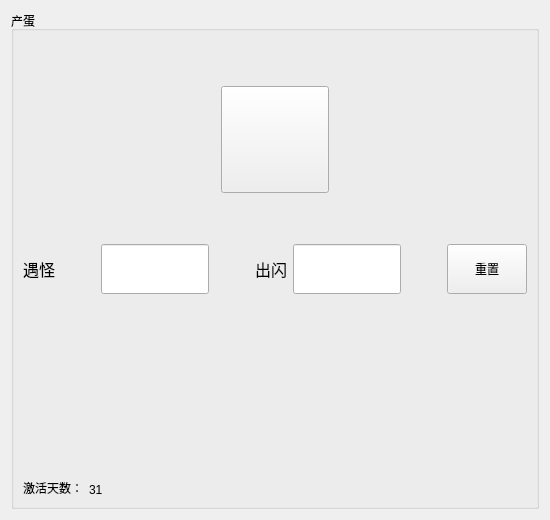
         <widget class="QWidget" name="tab_6">
          <attribute name="icon">
           <iconset>
            <normaloff>assets/PNG/egg.png</normaloff>assets/PNG/egg.png</iconset>
          </attribute>
          <attribute name="title">
           <string/>
          </attribute>
          <layout class="QVBoxLayout" name="verticalLayout_8">
           <item>
            <widget class="QGroupBox" name="groupA1_5">
             <property name="title">
              <string>产蛋</string>
             </property>
             <layout class="QVBoxLayout" name="verticalLayout_12" stretch="2,1,1,1">
              <item>
               <layout class="QHBoxLayout" name="horizontalLayout_33">
                <item>
                 <layout class="QGridLayout" name="gridLayout_8" rowstretch="1,4,1" columnstretch="1,4,1">
                  <property name="sizeConstraint">
                   <enum>QLayout::SizeConstraint::SetNoConstraint</enum>
                  </property>
                  <item row="2" column="1">
                   <spacer name="verticalSpacer_17">
                    <property name="orientation">
                     <enum>Qt::Orientation::Vertical</enum>
                    </property>
                    <property name="sizeHint" stdset="0">
                     <size>
                      <width>20</width>
                      <height>40</height>
                     </size>
                    </property>
                   </spacer>
                  </item>
                  <item row="0" column="1">
                   <spacer name="verticalSpacer_18">
                    <property name="orientation">
                     <enum>Qt::Orientation::Vertical</enum>
                    </property>
                    <property name="sizeHint" stdset="0">
                     <size>
                      <width>20</width>
                      <height>40</height>
                     </size>
                    </property>
                   </spacer>
                  </item>
                  <item row="1" column="1">
                   <widget class="QToolButton" name="toolButton_65">
                    <property name="sizePolicy">
                     <sizepolicy hsizetype="Maximum" vsizetype="Maximum">
                      <horstretch>0</horstretch>
                      <verstretch>0</verstretch>
                     </sizepolicy>
                    </property>
                    <property name="minimumSize">
                     <size>
                      <width>100</width>
                      <height>100</height>
                     </size>
                    </property>
                    <property name="text">
                     <string/>
                    </property>
                    <property name="icon">
                     <iconset>
                      <normaloff>assets/PNG/start.png</normaloff>assets/PNG/start.png</iconset>
                    </property>
                    <property name="iconSize">
                     <size>
                      <width>100</width>
                      <height>100</height>
                     </size>
                    </property>
                   </widget>
                  </item>
                  <item row="1" column="2">
                   <spacer name="horizontalSpacer_51">
                    <property name="orientation">
                     <enum>Qt::Orientation::Horizontal</enum>
                    </property>
                    <property name="sizeHint" stdset="0">
                     <size>
                      <width>40</width>
                      <height>20</height>
                     </size>
                    </property>
                   </spacer>
                  </item>
                  <item row="1" column="0">
                   <spacer name="horizontalSpacer_52">
                    <property name="orientation">
                     <enum>Qt::Orientation::Horizontal</enum>
                    </property>
                    <property name="sizeHint" stdset="0">
                     <size>
                      <width>40</width>
                      <height>20</height>
                     </size>
                    </property>
                   </spacer>
                  </item>
                 </layout>
                </item>
               </layout>
              </item>
              <item>
               <layout class="QHBoxLayout" name="horizontalLayout_39">
                <item>
                 <widget class="QLabel" name="label_33">
                  <property name="font">
                   <font>
                    <pointsize>12</pointsize>
                   </font>
                  </property>
                  <property name="text">
                   <string>遇怪</string>
                  </property>
                 </widget>
                </item>
                <item>
                 <spacer name="horizontalSpacer_53">
                  <property name="orientation">
                   <enum>Qt::Orientation::Horizontal</enum>
                  </property>
                  <property name="sizeHint" stdset="0">
                   <size>
                    <width>40</width>
                    <height>20</height>
                   </size>
                  </property>
                 </spacer>
                </item>
                <item>
                 <widget class="QLineEdit" name="lineEdit_11">
                  <property name="sizePolicy">
                   <sizepolicy hsizetype="Maximum" vsizetype="Maximum">
                    <horstretch>0</horstretch>
                    <verstretch>0</verstretch>
                   </sizepolicy>
                  </property>
                  <property name="minimumSize">
                   <size>
                    <width>100</width>
                    <height>50</height>
                   </size>
                  </property>
                 </widget>
                </item>
                <item>
                 <spacer name="horizontalSpacer_54">
                  <property name="orientation">
                   <enum>Qt::Orientation::Horizontal</enum>
                  </property>
                  <property name="sizeHint" stdset="0">
                   <size>
                    <width>40</width>
                    <height>20</height>
                   </size>
                  </property>
                 </spacer>
                </item>
                <item>
                 <widget class="QLabel" name="label_34">
                  <property name="font">
                   <font>
                    <pointsize>12</pointsize>
                   </font>
                  </property>
                  <property name="text">
                   <string>出闪</string>
                  </property>
                 </widget>
                </item>
                <item>
                 <widget class="QLineEdit" name="lineEdit_12">
                  <property name="sizePolicy">
                   <sizepolicy hsizetype="Expanding" vsizetype="Maximum">
                    <horstretch>0</horstretch>
                    <verstretch>0</verstretch>
                   </sizepolicy>
                  </property>
                  <property name="minimumSize">
                   <size>
                    <width>100</width>
                    <height>50</height>
                   </size>
                  </property>
                 </widget>
                </item>
                <item>
                 <spacer name="horizontalSpacer_55">
                  <property name="orientation">
                   <enum>Qt::Orientation::Horizontal</enum>
                  </property>
                  <property name="sizeHint" stdset="0">
                   <size>
                    <width>40</width>
                    <height>20</height>
                   </size>
                  </property>
                 </spacer>
                </item>
                <item>
                 <widget class="QPushButton" name="pushButton_6">
                  <property name="sizePolicy">
                   <sizepolicy hsizetype="Minimum" vsizetype="Maximum">
                    <horstretch>0</horstretch>
                    <verstretch>0</verstretch>
                   </sizepolicy>
                  </property>
                  <property name="minimumSize">
                   <size>
                    <width>0</width>
                    <height>50</height>
                   </size>
                  </property>
                  <property name="text">
                   <string>重置</string>
                  </property>
                 </widget>
                </item>
               </layout>
              </item>
              <item>
               <spacer name="verticalSpacer_19">
                <property name="orientation">
                 <enum>Qt::Orientation::Vertical</enum>
                </property>
                <property name="sizeHint" stdset="0">
                 <size>
                  <width>20</width>
                  <height>188</height>
                 </size>
                </property>
               </spacer>
              </item>
              <item>
               <layout class="QHBoxLayout" name="horizontalLayout_40" stretch="1,1,10">
                <item>
                 <widget class="QLabel" name="label_35">
                  <property name="sizePolicy">
                   <sizepolicy hsizetype="Fixed" vsizetype="Preferred">
                    <horstretch>0</horstretch>
                    <verstretch>0</verstretch>
                   </sizepolicy>
                  </property>
                  <property name="text">
                   <string>激活天数：</string>
                  </property>
                  <property name="alignment">
                   <set>Qt::AlignmentFlag::AlignBottom|Qt::AlignmentFlag::AlignLeading|Qt::AlignmentFlag::AlignLeft</set>
                  </property>
                 </widget>
                </item>
                <item>
                 <widget class="QLabel" name="label_36">
                  <property name="sizePolicy">
                   <sizepolicy hsizetype="Fixed" vsizetype="Preferred">
                    <horstretch>0</horstretch>
                    <verstretch>0</verstretch>
                   </sizepolicy>
                  </property>
                  <property name="text">
                   <string>31</string>
                  </property>
                  <property name="alignment">
                   <set>Qt::AlignmentFlag::AlignBottom|Qt::AlignmentFlag::AlignLeading|Qt::AlignmentFlag::AlignLeft</set>
                  </property>
                 </widget>
                </item>
                <item>
                 <spacer name="horizontalSpacer_56">
                  <property name="orientation">
                   <enum>Qt::Orientation::Horizontal</enum>
                  </property>
                  <property name="sizeHint" stdset="0">
                   <size>
                    <width>40</width>
                    <height>20</height>
                   </size>
                  </property>
                 </spacer>
                </item>
               </layout>
              </item>
             </layout>
            </widget>
           </item>
          </layout>
         </widget>
